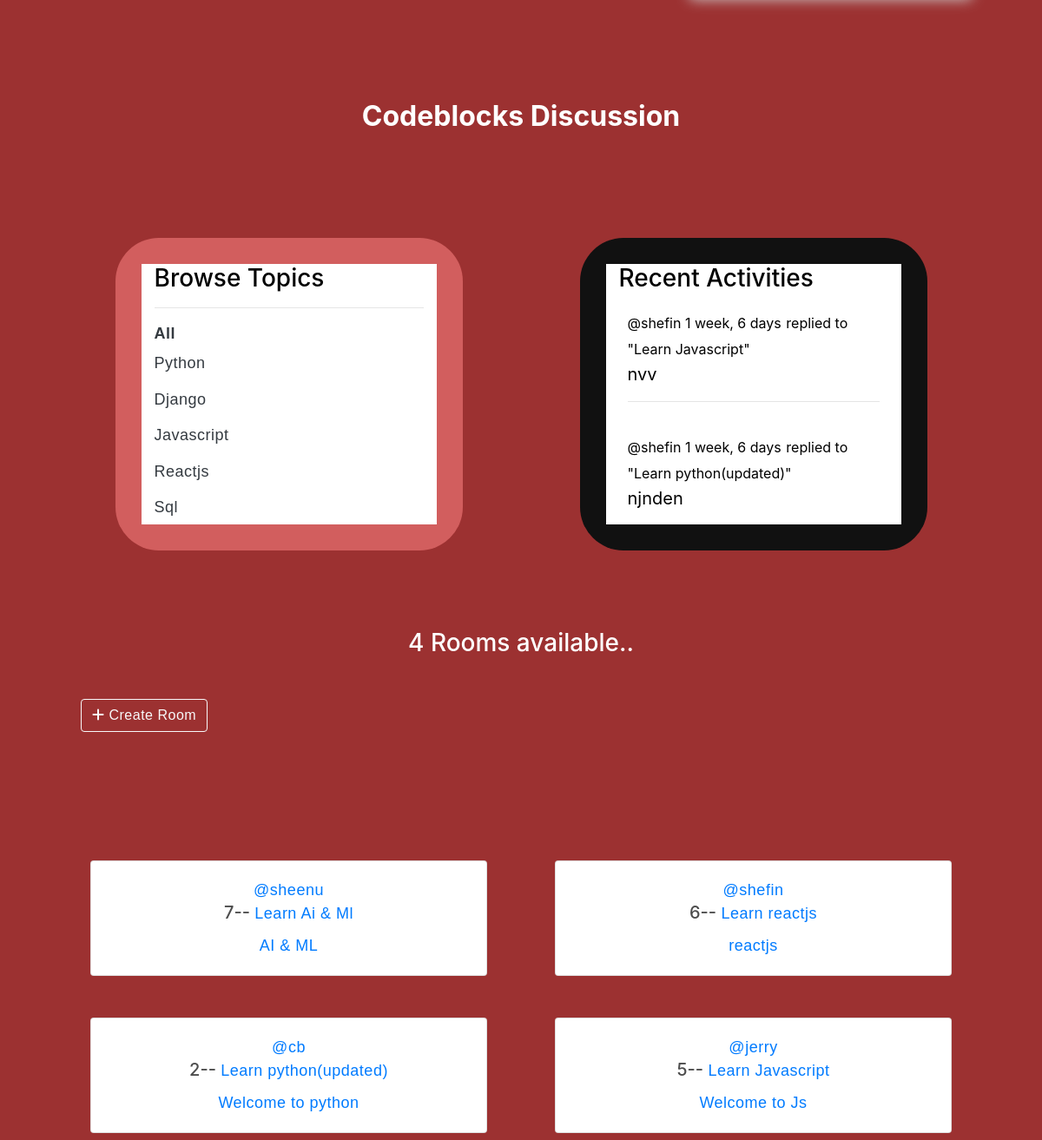
The app's page / (middle part), older data.
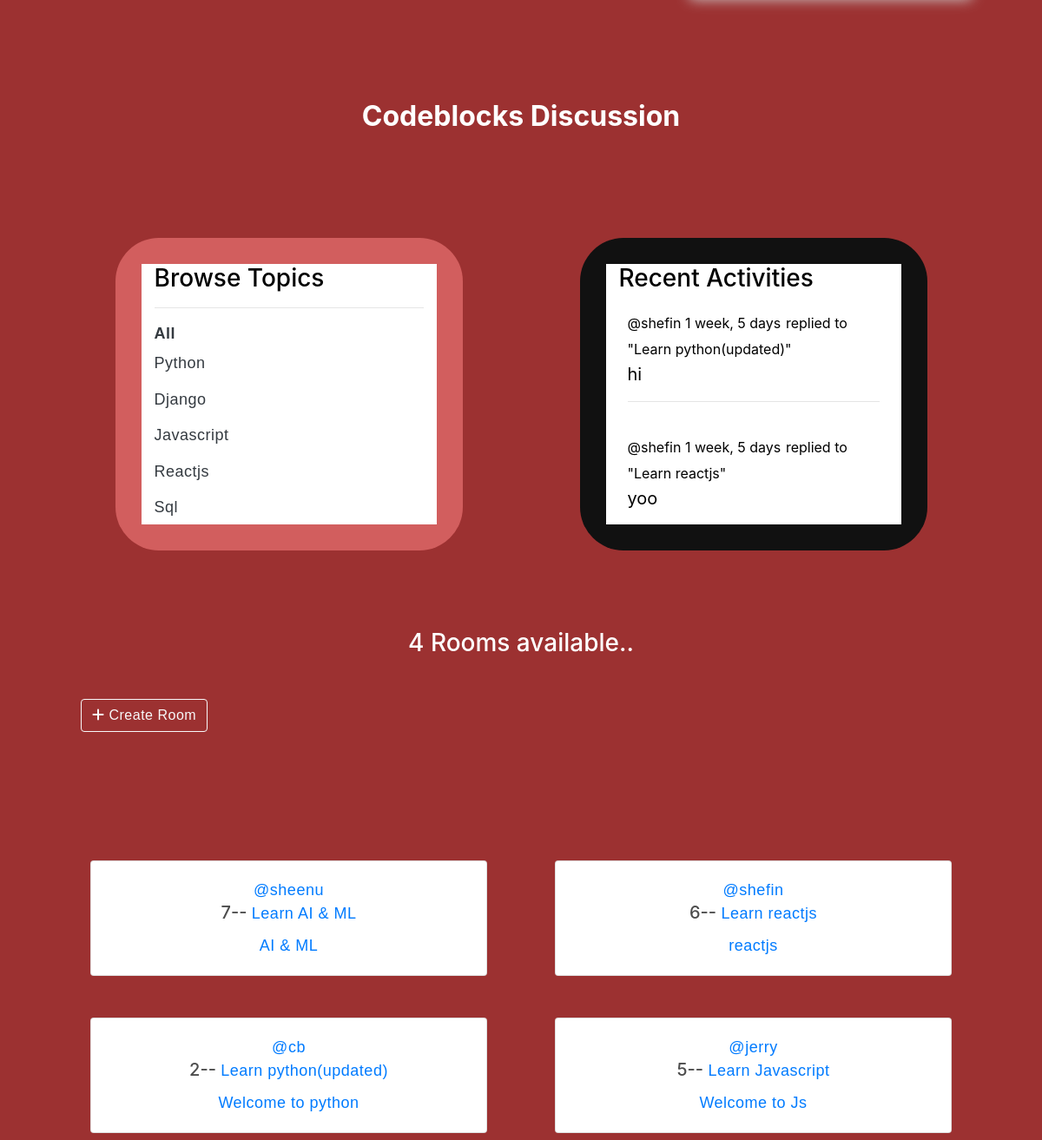
The same page, newer data.
### cbapp/models.py (models this page shows, shortened)
class Topic(models.Model):
    name=models.CharField(max_length=200)

class Message(models.Model):
    user = models.ForeignKey(User, on_delete=models.CASCADE)
    room = models.ForeignKey(Room, on_delete=models.CASCADE)
    body = models.TextField()
    updated = models.DateTimeField(auto_now=True)
    created = models.DateTimeField(auto_now_add=True)
    class Meta:
        ordering=['-updated' , '-created']
    def __str__(self):
        return self.body[0:50]

class Room(models.Model):
    host = models.ForeignKey(User,on_delete=models.SET_NULL,null=True)
    topic = models.ForeignKey(Topic,on_delete=models.SET_NULL,null=True)
    name = models.CharField(max_length=200)
    desc = models.TextField(null=True , blank=True)
    participants = models.ManyToManyField(User,related_name='participants', blank=True)
    updated = models.DateTimeField(auto_now=True)
    created = models.DateTimeField(auto_now_add=True)
    class Meta:
        ordering=['-updated' , '-created']
    def __str__(self):
        return self.name

### cbapp/views.py (the view)
# urls.py: path('',views.home,name='home'),
def home(request):
    q = request.GET.get('q') if request.GET.get('q') != None else ""
    domain = Domain.objects.all()
    events = Events.objects.all()
    rooms=Room.objects.filter(
        Q(topic__name__contains=q) |
        Q(name__icontains=q) |
        Q(desc__icontains=q)
        )
    topics=Topic.objects.all()
    room_count = rooms.count()
    room_messages = Message.objects.filter(Q(room__topic__name__icontains=q))
    context={'rooms':rooms,'topics':topics,'room_count':room_count,'domain':domain,'events':events,'room_messages':room_messages}
    return render(request,"cbapp/index.html",context)

### cbapp/models.py (called while the page is built)
    def imageURL(self):
        try:
            img = self.e_image.url
        except:
            img = 'static/images/default.jpg'
        return img

### cbapp/templates/cbapp/index.html (shortened to what this page needs)
{% extends 'base.html' %}
{% block content %}
<section>
<section>
    <div class="container" id="domains">
        <div class="row">
            {% for e in events %}
            <div class="col-lg-4 p-3">
            </div>
            {% endfor %}
        </div>
</div>
</section>
<section>
            <div class="container" id="discussion">
                <h2 class="text-center" style="margin-top:100px;"><strong>Codeblocks Discussion</strong></h2>
                <div class="row">
                    <div class="scroll-bg1">
                        <div id="scroll-div1" class="col-md-4">
                            <h3>Browse Topics</h3>
                            <hr>
                            <strong><a class="text-dark" href="{% url 'home' %}">All</a></strong>
                            {% for topic in topics %}
                            <h3><a class="text-dark" href="{% url 'home' %}?q={{topic.name}}">{{topic.name}}</a></h3>
                            {% endfor %}
                        </div>
                    </div>
                    <div class="scroll-bg">
                        <div id="scroll-div" class="col-md-8">
                            <h3>Recent Activities</h3>
                            {% for message in room_messages %}
                            <div class="recent-messages">
                                <small>@{{message.user}} {{message.created|timesince}}</small>
                                <small>replied to "{{message.room}}"</small>
                                <p>{{message}}</p>
                                <hr>
                            </div>
                            {% endfor %}
                        </div>
                    </div>
                </div>
                <br>
                    <h3 class="rooms-available mx-5 my-4 ">{{room_count}} Rooms available..</h3>
                    <h3><a class="btn btn-outline-light mx-5 my-4" href="{% url 'create-room' %}"><i class="fa-sharp fa-solid fa-plus"></i> Create Room</a></h3>
                        <div class="row gy-3">
                            {% for r in rooms  %}
                            <div id="room-" class="col-md-6">
                                <div class="card m-4">
                                    <div class="card-body text-center ">
                                        <a href="">@{{r.host.username}}</a>
                                        <h5 class="card-title">{{r.id}}-- <a href="{% url 'room' r.id%}">{{r.name}}</h5></a>
                                        <a href=""><p class="card-text">{{r.desc}}</p></a>
                                    </div>
                                </div>
                            </div>
                            {% endfor %}
                        </div>
            </div>
</section>
{% endblock %}

Row changes from the older to the newer data that the page shows:
removed Message: user "shefin", created "1 week, 6 days", room "Learn Javascript", body "nvv"
removed Message: user "shefin", created "1 week, 6 days", room "Learn python(updated)", body "njnden"
added Message: user "shefin", created "1 week, 5 days", room "Learn python(updated)", body "hi"
added Message: user "shefin", created "1 week, 5 days", room "Learn reactjs", body "yoo"
changed Room "AI & ML": name "Learn Ai & Ml" → "Learn AI & ML"
